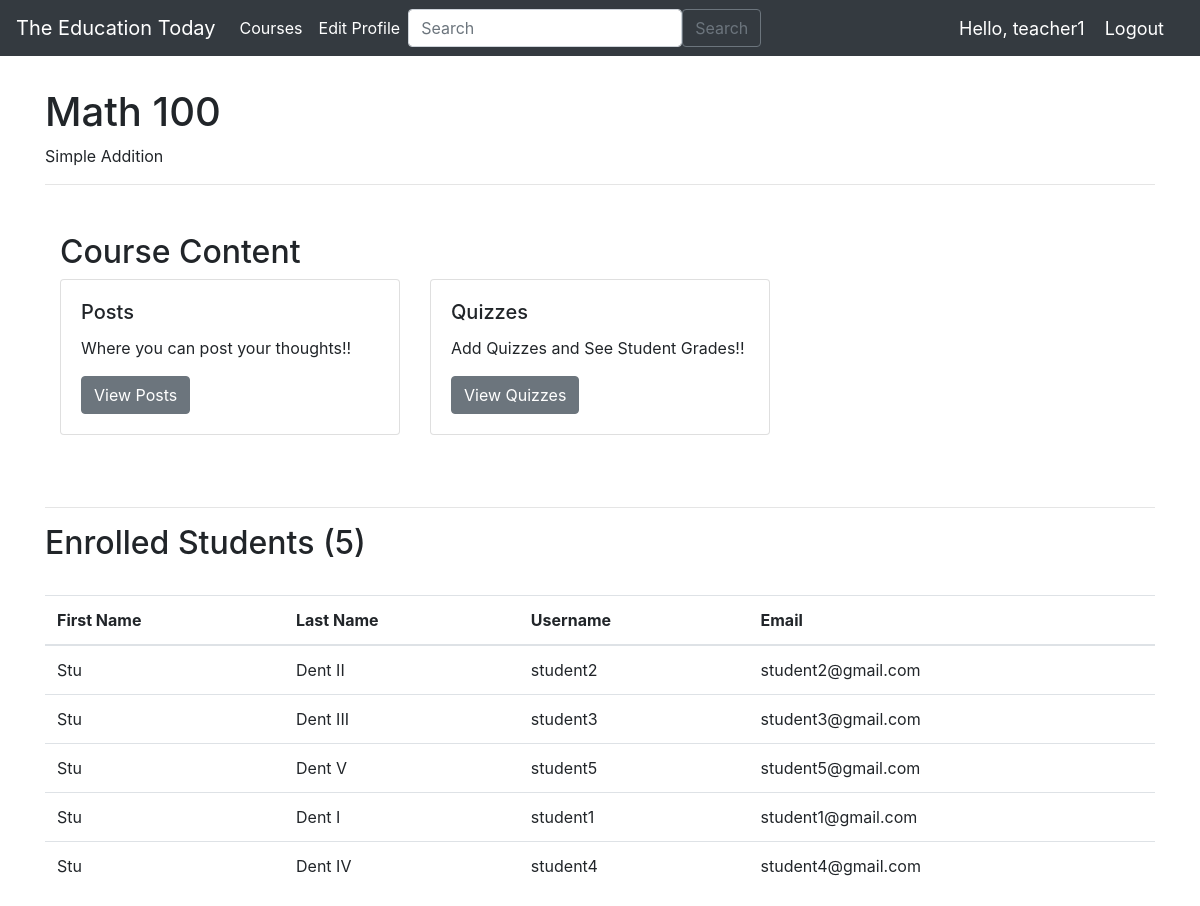
Page /teachers/courses/5/ (signed in) on the committed database.
### teachers/models.py (models this page shows)
class Course(models.Model):
    id = models.AutoField(primary_key=True)
    name = models.CharField(max_length=120)
    subject_name = models.CharField(max_length=255, default="Intro to Art History")
    teacher = models.ForeignKey(User, on_delete=models.CASCADE)
    created_at = models.DateTimeField(auto_now_add=True)
    points = models.PositiveIntegerField(default=0)
    def __str__(self):
        return self.name

class Student_Course(models.Model):
    student = models.ForeignKey(User, on_delete=models.CASCADE)
    course = models.ForeignKey(Course, on_delete=models.CASCADE)

### teachers/views.py (the view)
# urls.py: path('courses/<int:course_id>/', views.course_detail, name="course_detail"),
@login_required(login_url='signin')
def course_detail(request, course_id):
    course = Course.objects.get(id=course_id)
    teacher = request.user
    students = Student_Course.objects.filter(course=course_id)
    num_students = students.count()
    is_enrolled = Course.objects.filter(teacher=teacher, name=course)
    if is_enrolled:
        posts = Posts.objects.filter(course=course)
        quizzes = Quiz.objects.filter(course=course)
        return render(request, 'teachers/course_detail.html', {
            'course': course,
            'posts': posts,
            'quizzes': quizzes,
            'students': students,
            'num_students': num_students,
        })
    else:
        return render(request, 'teachers/course.html')

### teachers/templates/teachers/course_detail.html (shortened to what this page needs)
{% extends "teachers/base.html" %}
{% block content %}
<br/>
<div class="container my-2">
    <h1>{{ course.name }}</h1>
    <p>{{ course.subject_name }}</p>
    <hr>
    <section class="container my-5">
        <h2>Course Content</h2>
        <div class="row">
            <div class="col-md-4 mb-4">
                <div class="card">
                    <div class="card-body">
                        <h5 class="card-title">Posts</h5>
                        <p class="card-text">Where you can post your thoughts!!</p>
                        <a href="{% url 'teachers:posts' course.id %}" class="btn btn-secondary">View Posts</a>
                    </div>
                </div>
            </div>
            <div class="col-md-4 mb-4">
                <div class="card">
                    <div class="card-body">
                        <h5 class="card-title">Quizzes</h5>
                        <p class="card-text">Add Quizzes and See Student Grades!!</p>
                        <a href="{% url 'teachers:quiz_list' course_id=course.id %}" class="btn btn-secondary">View Quizzes</a>
                    </div>
                </div>
            </div>
        </div>
    </section>
    <hr>
    <h2>Enrolled Students ({{num_students}})</h2>
    <br/>
    <table class="table">
        <thead>
            <tr>
                <th>First Name</th>
                <th>Last Name</th>
                <th>Username</th>
                <th>Email</th>
            </tr>
        </thead>
        <tbody>
            {% for student_course in students %}
                <tr>
                    <td>{{ student_course.student.first_name }}</td>
                    <td>{{ student_course.student.last_name }}</td>
                    <td>{{ student_course.student.username }}</td>
                    <td>{{ student_course.student.email }}</td>
                </tr>
            {% endfor %}
        </tbody>
    </table>
</div>
{%endblock %}

### teachers/templates/teachers/navbar.html (shortened to what this page needs)
{% load static %}
<nav class="navbar navbar-expand-lg navbar-dark bg-dark">
    <a class="navbar-brand" href="{% url 'teachers:main' %}">The Education Today</a>
    <div class="collapse navbar-collapse" id="navbarNav">
      <ul class="navbar-nav">
        <li class="nav-item active">
          <a class="nav-link" href="{% url 'teachers:courses' %}">Courses</a>
        </li>
        <li class="nav-item active">
          <a class="nav-link" href="{% url 'teachers:edit_profile' %}">Edit Profile</a>
        </li>
      </ul>
      <form class="d-flex" method="POST" action="{% url 'teachers:search' %}">
        <input class="form-control me-2" type="search" placeholder="Search" aria-label="Search" name="searched">
        <button class="btn btn-outline-secondary" type="submit">Search</button>
      </form>
    </div>
    {% if user.is_authenticated %}
    <span class="hello-msg"> Hello, {{request.user}} </span>
    <span><a class="hello-msg" href="{% url 'account:signout' %}">Logout</a></span>
    {% endif %}
  </nav>

### teachers/templates/teachers/navbar.html (style rules this page uses)
.hello-msg { font-size: 18px; color: #fff; margin-right: 20px }

### rows in the picture
Course: name "Math 100", subject_name "Simple Addition"
Student_Course: student.first_name "Stu", student.last_name "Dent II", student.username "student2", student.email "student2@gmail.com"
Student_Course: student.first_name "Stu", student.last_name "Dent III", student.username "student3", student.email "student3@gmail.com"
Student_Course: student.first_name "Stu", student.last_name "Dent V", student.username "student5", student.email "student5@gmail.com"
Student_Course: student.first_name "Stu", student.last_name "Dent I", student.username "student1", student.email "student1@gmail.com"
Student_Course: student.first_name "Stu", student.last_name "Dent IV", student.username "student4", student.email "student4@gmail.com"

### other values in the picture
{{ request.user }} "teacher1"
{{ num_students }} "5"
